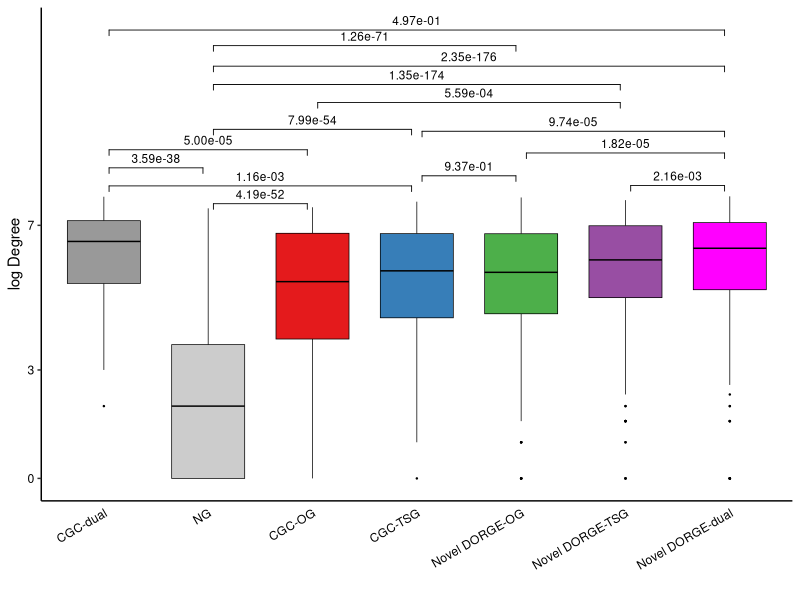
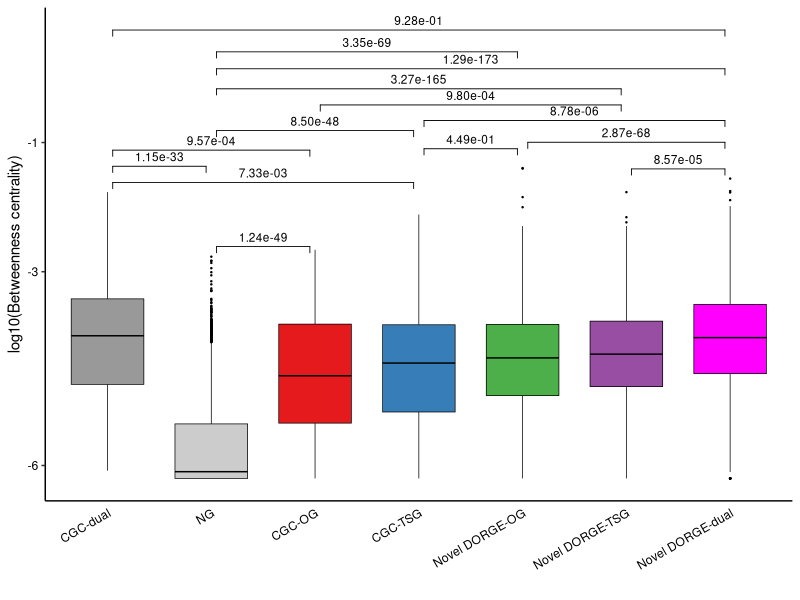
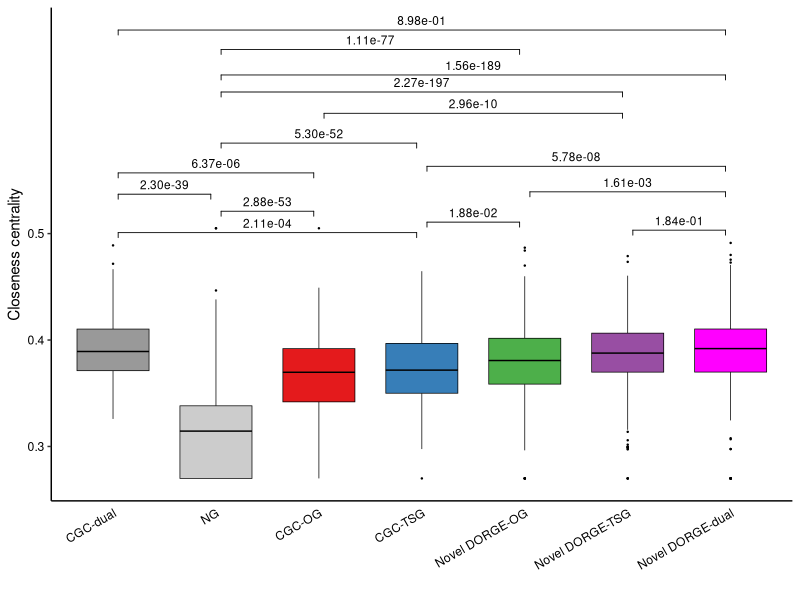

Write R code to recreate these figures, in order.
####################
##### Boxplots #####
####################

###### The boxplots for different gene categories to independently evaluate DORGE prediction.

###### Input: ../Gene_set_new.txt: Gene annotation file
###### Input: ../All_features.csv: Feature table compiled in this study
###### Input: ../DORGE_prediction.txt: DORGE prediction results
###### Input: data/BioGRID_network_node_metrics_processed.txt:  Network metrics calculated by Cytoscape (https://cytoscape.org/; Available at Evaluation_processing folder DORGE_pipeline project https://github.com/biocq/DORGE_pipeline)

###### Output: Figure_S5A_BioGRID_log_degree.pdf: Evaluation of dual-function TSG/OGs by PPI network degree
###### Output: Figure_S5B_BioGRID_betweenness.pdf: Evaluation of dual-function TSG/OGs by PPI network betweenness centrality
###### Output: Figure_S5C_BioGRID_closeness.pdf: Evaluation of dual-function TSG/OGs by PPI network closeness centrality

options(warn=-1)

### Install missing packages

installed_pkgs <- installed.packages()

pkgs <-  c("ggsignif","ggpubr")

if (length(setdiff(pkgs, installed_pkgs)) > 0) {
    install.packages(pkgs = setdiff(pkgs, installed_pkgs))
}

suppressMessages(library("ggpubr"))
suppressMessages(library(ggsignif))

TSG_threshold<-0.6233374 #FPR=0.01
OG_threshold<-0.6761319 #FPR=0.01

######### Figure S6 ABC: Network metrics in PPI network #########

#setwd("/Users/jlyu/Box\ Sync/TSGOG_Project/SA_sub/github/DORGE_paper/Figure_codes/Figure_5");
anno <- read.table("../Gene_set_new.txt", header=T, sep="\t",fill=TRUE,quote = "")
colnames(anno)<-c("Gene","TSG_core","OG_core","NG","TSG_all","OG_all");
prediction <- read.table("../DORGE_prediction.txt", header=T, sep="\t",fill=TRUE,quote = "")
anno<-cbind(anno[,c(1,4,5,6)],prediction[,2:3])
all_feature <- read.table("data/BioGRID_network_node_metrics_processed.txt", header=T, sep="\t",fill=TRUE,quote = "")
all_feature<-all_feature[,c("Gene","Gene_betweenness_centrality","Gene_closeness_centrality","Gene_Degree")]
all_feature$Gene_betweenness_centrality <- as.numeric(all_feature$Gene_betweenness_centrality)
all_feature$Gene_betweenness_centrality <- log10(all_feature$Gene_betweenness_centrality+1e-8)
all_feature$Gene_closeness_centrality <- as.numeric(all_feature$Gene_closeness_centrality)
all_feature$Gene_Degree <- as.numeric(all_feature$Gene_Degree)
all_feature$Gene_Degree <- log2(all_feature$Gene_Degree+1)

colnames(all_feature)<-c("Gene","Log10_BioGRID_betweenness","BioGRID_clossness","Log_BioGRID_degree")
index_low<-which(all_feature$Log10_BioGRID_betweenness< -6)
all_feature$Log10_BioGRID_betweenness[index_low]<-(all_feature$Log10_BioGRID_betweenness[index_low]+6)/10-6

index_low<-which(all_feature$BioGRID_clossness<0.3)
all_feature$BioGRID_clossness[index_low]<-(all_feature$BioGRID_clossness[index_low]-0.3)/10+0.3
index_high<-which(all_feature$BioGRID_clossness>0.5)
all_feature$BioGRID_clossness[index_high]<-(all_feature$BioGRID_clossness[index_high]-0.5)/100+0.5

index_high<-which(all_feature$Log_BioGRID_degree>7)
all_feature$Log_BioGRID_degree[index_high]<-(all_feature$Log_BioGRID_degree[index_high]-7)/5+7

index<-rep("Other",nrow(anno))
index_NG<-which(anno$NG=="1")
index_pOG<-which(anno$OG_probability> OG_threshold & anno$TSG_probability<TSG_threshold & anno$OG_all!="1")
index_pTSG<-which(anno$TSG_probability>TSG_threshold & anno$OG_probability< OG_threshold & anno$TSG_all!="1")
index_pdual<-which((anno$OG_all=="1" & anno$TSG_all!="1" & anno$TSG_probability>TSG_threshold)|(anno$TSG_all=="1" & anno$OG_all!="1" & anno$OG_probability> OG_threshold)|(anno$TSG_all!="1" & anno$OG_all!="1" & anno$TSG_probability>TSG_threshold & anno$OG_probability> OG_threshold))
index_TSG<-which(anno$TSG_all=="1" & anno$OG_all!="1")
index_OG<-which(anno$OG_all=="1" & anno$TSG_all!="1")
index_dual<-which(anno$OG_all=="1" & anno$TSG_all=="1")

index[index_NG]<-"NG"
index[index_pOG]<-"Novel DORGE-OG"
index[index_pTSG]<-"Novel DORGE-TSG"
index[index_TSG]<-"CGC-TSG"
index[index_OG]<-"CGC-OG"
index[index_pdual]<-"Novel DORGE-dual"
index[index_dual]<-"CGC-dual"

dat2<-cbind(all_feature,index)
dat3<-dat2[dat2$index!="Other",]
dat3$index<-factor(dat3$index, levels=c("CGC-dual","NG","CGC-OG","CGC-TSG","Novel DORGE-OG","Novel DORGE-TSG","Novel DORGE-dual"))

pdf("Raw_figures/Figure_S5A_BioGRID_log_degree.pdf", family="ArialMT", width=2.85, height=5) #Degree
p<-ggboxplot(data = dat3,x = "index", y="Log_BioGRID_degree",color="black",fill="index", palette = rev(c("#FF00FF","#984EA3","#4DAF4A","#377EB8","#E41A1C","#CCCCCC","#999999")),outlier.size=0.2,width=0.7,lwd=0.25)+scale_y_continuous(breaks = c(0,3,7),labels = c("0","3","7"))+ labs(x = "", y = "log Degree") + theme_bw() + theme(axis.ticks.x=element_blank(),axis.text.y = element_text(hjust = 1, colour = "black"),axis.text.x = element_text(angle = 30, hjust = 1, colour = "black"), panel.border = element_blank(), panel.grid.major = element_blank(), panel.grid.minor = element_blank(),panel.background = element_blank(), axis.line = element_line(colour = "black"))+ guides(fill=FALSE)
p<-p+geom_signif(y_position=c(max(max(dat3[dat3$index=="CGC-dual","Log_BioGRID_degree"]),max(dat3[dat3$index=="NG","Log_BioGRID_degree"]))+0.8, max(max(dat3[dat3$index=="CGC-dual","Log_BioGRID_degree"]),max(dat3[dat3$index=="CGC-OG","Log_BioGRID_degree"]))+1.3),xmin=c(1.05,1.05), xmax=c(1.95,2.95),annotation=c(formatC(wilcox.test(dat3[dat3$index=="CGC-dual","Log_BioGRID_degree"],dat3[dat3$index=="NG","Log_BioGRID_degree"],alternative = "two.sided")$p.value, format = "e", digits = 2), formatC(wilcox.test(dat3[dat3$index=="CGC-dual","Log_BioGRID_degree"],dat3[dat3$index=="CGC-OG","Log_BioGRID_degree"],alternative = "two.sided")$p.value, format = "e", digits = 2)), tip_length=0.02,size=0.3,textsize =3)
p<-p+geom_signif(y_position=c(max(max(dat3[dat3$index=="CGC-dual","Log_BioGRID_degree"]),max(dat3[dat3$index=="CGC-TSG","Log_BioGRID_degree"]))+0.3, max(max(dat3[dat3$index=="CGC-OG","Log_BioGRID_degree"]),max(dat3[dat3$index=="NG","Log_BioGRID_degree"]))+0.1),xmin=c(1.05,2.05), xmax=c(3.95,2.95),annotation=c(formatC(wilcox.test(dat3[dat3$index=="CGC-dual","Log_BioGRID_degree"],dat3[dat3$index=="CGC-TSG","Log_BioGRID_degree"],alternative = "two.sided")$p.value, format = "e", digits = 2), formatC(wilcox.test(dat3[dat3$index=="CGC-OG","Log_BioGRID_degree"],dat3[dat3$index=="NG","Log_BioGRID_degree"],alternative = "two.sided")$p.value, format = "e", digits = 2)), tip_length=0.02,size=0.3,textsize =3)
p<-p+geom_signif(y_position=c(max(max(dat3[dat3$index=="Novel DORGE-dual","Log_BioGRID_degree"]),max(dat3[dat3$index=="Novel DORGE-OG","Log_BioGRID_degree"]))+1.2, max(max(dat3[dat3$index=="Novel DORGE-dual","Log_BioGRID_degree"]),max(dat3[dat3$index=="Novel DORGE-TSG","Log_BioGRID_degree"]))+0.3),xmin=c(5.05,6.05), xmax=c(6.95,6.95),annotation=c(formatC(wilcox.test(dat3[dat3$index=="Novel DORGE-dual","Log_BioGRID_degree"],dat3[dat3$index=="Novel DORGE-OG","Log_BioGRID_degree"],alternative = "two.sided")$p.value, format = "e", digits = 2), formatC(wilcox.test(dat3[dat3$index=="Novel DORGE-dual","Log_BioGRID_degree"],dat3[dat3$index=="Novel DORGE-TSG","Log_BioGRID_degree"],alternative = "two.sided")$p.value, format = "e", digits = 2)), tip_length=0.02,size=0.3,textsize =3)
p<-p+geom_signif(y_position=c(max(max(dat3[dat3$index=="Novel DORGE-OG","Log_BioGRID_degree"]),max(dat3[dat3$index=="CGC-TSG","Log_BioGRID_degree"]))+0.6, max(max(dat3[dat3$index=="CGC-TSG","Log_BioGRID_degree"]),max(dat3[dat3$index=="NG","Log_BioGRID_degree"]))+2.0),xmin=c(4.05,2.05), xmax=c(4.95,3.95),annotation=c(formatC(wilcox.test(dat3[dat3$index=="Novel DORGE-OG","Log_BioGRID_degree"],dat3[dat3$index=="CGC-TSG","Log_BioGRID_degree"],alternative = "two.sided")$p.value, format = "e", digits = 2), formatC(wilcox.test(dat3[dat3$index=="CGC-TSG","Log_BioGRID_degree"],dat3[dat3$index=="NG","Log_BioGRID_degree"],alternative = "two.sided")$p.value, format = "e", digits = 2)), tip_length=0.02,size=0.3,textsize =3)

p<-p+geom_signif(y_position=c(max(max(dat3[dat3$index=="Novel DORGE-TSG","Log_BioGRID_degree"]),max(dat3[dat3$index=="CGC-OG","Log_BioGRID_degree"]))+2.7, max(max(dat3[dat3$index=="Novel DORGE-TSG","Log_BioGRID_degree"]),max(dat3[dat3$index=="NG","Log_BioGRID_degree"]))+3.2),xmin=c(3.05,2.05), xmax=c(5.95,5.95),annotation=c(formatC(wilcox.test(dat3[dat3$index=="Novel DORGE-TSG","Log_BioGRID_degree"],dat3[dat3$index=="CGC-OG","Log_BioGRID_degree"],alternative = "two.sided")$p.value, format = "e", digits = 2), formatC(wilcox.test(dat3[dat3$index=="Novel DORGE-TSG","Log_BioGRID_degree"],dat3[dat3$index=="NG","Log_BioGRID_degree"],alternative = "two.sided")$p.value, format = "e", digits = 2)), tip_length=0.02,size=0.3,textsize =3)
p<-p+geom_signif(y_position=c(max(max(dat3[dat3$index=="Novel DORGE-OG","Log_BioGRID_degree"]),max(dat3[dat3$index=="NG","Log_BioGRID_degree"]))+4.2, max(max(dat3[dat3$index=="Novel DORGE-dual","Log_BioGRID_degree"]),max(dat3[dat3$index=="NG","Log_BioGRID_degree"]))+3.6),xmin=c(2.05,2.05), xmax=c(4.95,6.95),annotation=c(formatC(wilcox.test(dat3[dat3$index=="Novel DORGE-OG","Log_BioGRID_degree"],dat3[dat3$index=="NG","Log_BioGRID_degree"],alternative = "two.sided")$p.value, format = "e", digits = 2), formatC(wilcox.test(dat3[dat3$index=="Novel DORGE-dual","Log_BioGRID_degree"],dat3[dat3$index=="NG","Log_BioGRID_degree"],alternative = "two.sided")$p.value, format = "e", digits = 2)), tip_length=0.02,size=0.3,textsize =3)
p<-p+geom_signif(y_position=c(max(max(dat3[dat3$index=="Novel DORGE-dual","Log_BioGRID_degree"]),max(dat3[dat3$index=="CGC-dual","Log_BioGRID_degree"]))+4.6, max(max(dat3[dat3$index=="Novel DORGE-dual","Log_BioGRID_degree"]),max(dat3[dat3$index=="CGC-TSG","Log_BioGRID_degree"]))+1.8),xmin=c(1.05,4.05), xmax=c(6.95,6.95),annotation=c(formatC(wilcox.test(dat3[dat3$index=="Novel DORGE-dual","Log_BioGRID_degree"],dat3[dat3$index=="CGC-dual","Log_BioGRID_degree"],alternative = "two.sided")$p.value, format = "e", digits = 2), formatC(wilcox.test(dat3[dat3$index=="Novel DORGE-dual","Log_BioGRID_degree"],dat3[dat3$index=="CGC-TSG","Log_BioGRID_degree"],alternative = "two.sided")$p.value, format = "e", digits = 2)), tip_length=0.02,size=0.3,textsize =3)
p
garbage <- dev.off()

# Column: 1 CGCdual  2 NG  3 CGCOG  4 CGCTSG  5 Novel DORGEOG  6 Novel DORGETSG  7 Novel DORGEdual
#CGC-dual NG; CGC-dual CGC-OG
#CGC-dual CGC-TSG; CGC-OG NG
#Novel DORGE-dual Novel DORGE-OG; Novel DORGE-dual Novel DORGE-TSG
#Novel DORGE-OG CGC-TSG; CGC-TSG NG
#Novel DORGE-TSG CGC-OG; Novel DORGE-TSG NG
#Novel DORGE-OG NG; Novel DORGE-dual NG
#Novel DORGE-dual CGC-dual; Novel DORGE-dual CGC-TSG

pdf("Raw_figures/Figure_S5B_BioGRID_betweenness.pdf", family="ArialMT", width=2.85, height=5) #Betweenness Centrality
p<-ggboxplot(data = dat3,x = "index", y="Log10_BioGRID_betweenness",color="black",fill="index", palette = rev(c("#FF00FF","#984EA3","#4DAF4A","#377EB8","#E41A1C","#CCCCCC","#999999")),outlier.size=0.2,width=0.7,lwd=0.25)+scale_y_continuous(breaks = c(-6,-3,-1),labels = c("-6","-3","-1"))+ labs(x = "", y = "log10(Betweenness centrality)") + theme_bw() + theme(axis.ticks.x=element_blank(),axis.text.y = element_text(hjust = 1, colour = "black"),axis.text.x = element_text(angle = 30, hjust = 1, colour = "black"), panel.border = element_blank(), panel.grid.major = element_blank(), panel.grid.minor = element_blank(),panel.background = element_blank(), axis.line = element_line(colour = "black"))+ guides(fill=FALSE)
p<-p+geom_signif(y_position=c(max(max(dat3[dat3$index=="CGC-dual","Log10_BioGRID_betweenness"]),max(dat3[dat3$index=="NG","Log10_BioGRID_betweenness"]))+0.8/2, max(max(dat3[dat3$index=="CGC-dual","Log10_BioGRID_betweenness"]),max(dat3[dat3$index=="CGC-OG","Log10_BioGRID_betweenness"]))+1.3/2),xmin=c(1.05,1.05), xmax=c(1.95,2.95),annotation=c(formatC(wilcox.test(dat3[dat3$index=="CGC-dual","Log10_BioGRID_betweenness"],dat3[dat3$index=="NG","Log10_BioGRID_betweenness"],alternative = "two.sided")$p.value, format = "e", digits = 2), formatC(wilcox.test(dat3[dat3$index=="CGC-dual","Log10_BioGRID_betweenness"],dat3[dat3$index=="CGC-OG","Log10_BioGRID_betweenness"],alternative = "two.sided")$p.value, format = "e", digits = 2)), tip_length=0.02,size=0.3,textsize =3)
p<-p+geom_signif(y_position=c(max(max(dat3[dat3$index=="CGC-dual","Log10_BioGRID_betweenness"]),max(dat3[dat3$index=="CGC-TSG","Log10_BioGRID_betweenness"]))+0.3/2, max(max(dat3[dat3$index=="CGC-OG","Log10_BioGRID_betweenness"]),max(dat3[dat3$index=="NG","Log10_BioGRID_betweenness"]))+0.1/2),xmin=c(1.05,2.05), xmax=c(3.95,2.95),annotation=c(formatC(wilcox.test(dat3[dat3$index=="CGC-dual","Log10_BioGRID_betweenness"],dat3[dat3$index=="CGC-TSG","Log10_BioGRID_betweenness"],alternative = "two.sided")$p.value, format = "e", digits = 2), formatC(wilcox.test(dat3[dat3$index=="CGC-OG","Log10_BioGRID_betweenness"],dat3[dat3$index=="NG","Log10_BioGRID_betweenness"],alternative = "two.sided")$p.value, format = "e", digits = 2)), tip_length=0.02,size=0.3,textsize =3)
p<-p+geom_signif(y_position=c(max(max(dat3[dat3$index=="Novel DORGE-dual","Log10_BioGRID_betweenness"]),max(dat3[dat3$index=="Novel DORGE-OG","Log10_BioGRID_betweenness"]))+0.8/2, max(max(dat3[dat3$index=="Novel DORGE-dual","Log10_BioGRID_betweenness"]),max(dat3[dat3$index=="Novel DORGE-TSG","Log10_BioGRID_betweenness"]))+0.3/2),xmin=c(5.05,6.05), xmax=c(6.95,6.95),annotation=c(formatC(wilcox.test(dat3[dat3$index=="Novel DORGE-dual","Log10_BioGRID_betweenness"],dat3[dat3$index=="Novel DORGE-OG","BioGRID_betweenness"],alternative = "two.sided")$p.value, format = "e", digits = 2), formatC(wilcox.test(dat3[dat3$index=="Novel DORGE-dual","Log10_BioGRID_betweenness"],dat3[dat3$index=="Novel DORGE-TSG","Log10_BioGRID_betweenness"],alternative = "two.sided")$p.value, format = "e", digits = 2)), tip_length=0.02,size=0.3,textsize =3)
p<-p+geom_signif(y_position=c(max(max(dat3[dat3$index=="Novel DORGE-OG","Log10_BioGRID_betweenness"]),max(dat3[dat3$index=="CGC-TSG","Log10_BioGRID_betweenness"]))+0.6/2, max(max(dat3[dat3$index=="CGC-TSG","Log10_BioGRID_betweenness"]),max(dat3[dat3$index=="NG","Log10_BioGRID_betweenness"]))+2.6/2),xmin=c(4.05,2.05), xmax=c(4.95,3.95),annotation=c(formatC(wilcox.test(dat3[dat3$index=="Novel DORGE-OG","Log10_BioGRID_betweenness"],dat3[dat3$index=="CGC-TSG","Log10_BioGRID_betweenness"],alternative = "two.sided")$p.value, format = "e", digits = 2), formatC(wilcox.test(dat3[dat3$index=="CGC-TSG","Log10_BioGRID_betweenness"],dat3[dat3$index=="NG","Log10_BioGRID_betweenness"],alternative = "two.sided")$p.value, format = "e", digits = 2)), tip_length=0.02,size=0.3,textsize =3)

p<-p+geom_signif(y_position=c(max(max(dat3[dat3$index=="Novel DORGE-TSG","Log10_BioGRID_betweenness"]),max(dat3[dat3$index=="CGC-OG","Log10_BioGRID_betweenness"]))+2.7/2, max(max(dat3[dat3$index=="Novel DORGE-TSG","Log10_BioGRID_betweenness"]),max(dat3[dat3$index=="NG","Log10_BioGRID_betweenness"]))+3.2/2),xmin=c(3.05,2.05), xmax=c(5.95,5.95),annotation=c(formatC(wilcox.test(dat3[dat3$index=="Novel DORGE-TSG","Log10_BioGRID_betweenness"],dat3[dat3$index=="CGC-OG","Log10_BioGRID_betweenness"],alternative = "two.sided")$p.value, format = "e", digits = 2), formatC(wilcox.test(dat3[dat3$index=="Novel DORGE-TSG","Log10_BioGRID_betweenness"],dat3[dat3$index=="NG","Log10_BioGRID_betweenness"],alternative = "two.sided")$p.value, format = "e", digits = 2)), tip_length=0.02,size=0.3,textsize =3)
p<-p+geom_signif(y_position=c(max(max(dat3[dat3$index=="Novel DORGE-OG","Log10_BioGRID_betweenness"]),max(dat3[dat3$index=="NG","Log10_BioGRID_betweenness"]))+3.6/2, max(max(dat3[dat3$index=="Novel DORGE-dual","Log10_BioGRID_betweenness"]),max(dat3[dat3$index=="NG","Log10_BioGRID_betweenness"]))+3.4/2),xmin=c(2.05,2.05), xmax=c(4.95,6.95),annotation=c(formatC(wilcox.test(dat3[dat3$index=="Novel DORGE-OG","Log10_BioGRID_betweenness"],dat3[dat3$index=="NG","Log10_BioGRID_betweenness"],alternative = "two.sided")$p.value, format = "e", digits = 2), formatC(wilcox.test(dat3[dat3$index=="Novel DORGE-dual","Log10_BioGRID_betweenness"],dat3[dat3$index=="NG","Log10_BioGRID_betweenness"],alternative = "two.sided")$p.value, format = "e", digits = 2)), tip_length=0.02,size=0.3,textsize =3)
p<-p+geom_signif(y_position=c(max(max(dat3[dat3$index=="Novel DORGE-dual","Log10_BioGRID_betweenness"]),max(dat3[dat3$index=="CGC-dual","Log10_BioGRID_betweenness"]))+4.6/2, max(max(dat3[dat3$index=="Novel DORGE-dual","Log10_BioGRID_betweenness"]),max(dat3[dat3$index=="CGC-TSG","Log10_BioGRID_betweenness"]))+1.8/2),xmin=c(1.05,4.05), xmax=c(6.95,6.95),annotation=c(formatC(wilcox.test(dat3[dat3$index=="Novel DORGE-dual","Log10_BioGRID_betweenness"],dat3[dat3$index=="CGC-dual","Log10_BioGRID_betweenness"],alternative = "two.sided")$p.value, format = "e", digits = 2), formatC(wilcox.test(dat3[dat3$index=="Novel DORGE-dual","Log10_BioGRID_betweenness"],dat3[dat3$index=="CGC-TSG","Log10_BioGRID_betweenness"],alternative = "two.sided")$p.value, format = "e", digits = 2)), tip_length=0.02,size=0.3,textsize =3)
p
garbage <- dev.off()

pdf("Raw_figures/Figure_S5C_BioGRID_closeness.pdf", family="ArialMT", width=2.85, height=5) #Closeness Centrality
p<-ggboxplot(data = dat3,x = "index", y="BioGRID_clossness",color="black",fill="index", palette = rev(c("#FF00FF","#984EA3","#4DAF4A","#377EB8","#E41A1C","#CCCCCC","#999999")),outlier.size=0.2,width=0.7,lwd=0.25)+scale_y_continuous(breaks = c(0.3,0.4,0.5),labels = c("0.3","0.4","0.5"))+ labs(x = "", y = "Closeness centrality") + theme_bw() + theme(axis.ticks.x=element_blank(),axis.text.y = element_text(hjust = 1, colour = "black"),axis.text.x = element_text(angle = 30, hjust = 1, colour = "black"), panel.border = element_blank(), panel.grid.major = element_blank(), panel.grid.minor = element_blank(),panel.background = element_blank(), axis.line = element_line(colour = "black"))+ guides(fill=FALSE)
p<-p+geom_signif(y_position=c(max(max(dat3[dat3$index=="CGC-dual","BioGRID_clossness"]),max(dat3[dat3$index=="NG","BioGRID_clossness"]))+0.8/25, max(max(dat3[dat3$index=="CGC-dual","BioGRID_clossness"]),max(dat3[dat3$index=="CGC-OG","BioGRID_clossness"]))+1.3/25),xmin=c(1.05,1.05), xmax=c(1.95,2.95),annotation=c(formatC(wilcox.test(dat3[dat3$index=="CGC-dual","BioGRID_clossness"],dat3[dat3$index=="NG","BioGRID_clossness"],alternative = "two.sided")$p.value, format = "e", digits = 2), formatC(wilcox.test(dat3[dat3$index=="CGC-dual","BioGRID_clossness"],dat3[dat3$index=="CGC-OG","BioGRID_clossness"],alternative = "two.sided")$p.value, format = "e", digits = 2)), tip_length=0.02,size=0.3,textsize =3)
p<-p+geom_signif(y_position=c(max(max(dat3[dat3$index=="CGC-dual","BioGRID_clossness"]),max(dat3[dat3$index=="CGC-TSG","BioGRID_clossness"]))+0.3/25, max(max(dat3[dat3$index=="CGC-OG","BioGRID_clossness"]),max(dat3[dat3$index=="NG","BioGRID_clossness"]))+0.4/25),xmin=c(1.05,2.05), xmax=c(3.95,2.95),annotation=c(formatC(wilcox.test(dat3[dat3$index=="CGC-dual","BioGRID_clossness"],dat3[dat3$index=="CGC-TSG","BioGRID_clossness"],alternative = "two.sided")$p.value, format = "e", digits = 2), formatC(wilcox.test(dat3[dat3$index=="CGC-OG","BioGRID_clossness"],dat3[dat3$index=="NG","BioGRID_clossness"],alternative = "two.sided")$p.value, format = "e", digits = 2)), tip_length=0.02,size=0.3,textsize =3)
p<-p+geom_signif(y_position=c(max(max(dat3[dat3$index=="Novel DORGE-dual","BioGRID_clossness"]),max(dat3[dat3$index=="Novel DORGE-OG","BioGRID_clossness"]))+1.2/25, max(max(dat3[dat3$index=="Novel DORGE-dual","BioGRID_clossness"]),max(dat3[dat3$index=="Novel DORGE-TSG","BioGRID_clossness"]))+0.3/25),xmin=c(5.05,6.05), xmax=c(6.95,6.95),annotation=c(formatC(wilcox.test(dat3[dat3$index=="Novel DORGE-dual","BioGRID_clossness"],dat3[dat3$index=="Novel DORGE-OG","BioGRID_clossness"],alternative = "two.sided")$p.value, format = "e", digits = 2), formatC(wilcox.test(dat3[dat3$index=="Novel DORGE-dual","BioGRID_clossness"],dat3[dat3$index=="Novel DORGE-TSG","BioGRID_clossness"],alternative = "two.sided")$p.value, format = "e", digits = 2)), tip_length=0.02,size=0.3,textsize =3)
p<-p+geom_signif(y_position=c(max(max(dat3[dat3$index=="Novel DORGE-OG","BioGRID_clossness"]),max(dat3[dat3$index=="CGC-TSG","BioGRID_clossness"]))+0.6/25, max(max(dat3[dat3$index=="CGC-TSG","BioGRID_clossness"]),max(dat3[dat3$index=="NG","BioGRID_clossness"]))+2.0/25),xmin=c(4.05,2.05), xmax=c(4.95,3.95),annotation=c(formatC(wilcox.test(dat3[dat3$index=="Novel DORGE-OG","BioGRID_clossness"],dat3[dat3$index=="CGC-TSG","BioGRID_clossness"],alternative = "two.sided")$p.value, format = "e", digits = 2), formatC(wilcox.test(dat3[dat3$index=="CGC-TSG","BioGRID_clossness"],dat3[dat3$index=="NG","BioGRID_clossness"],alternative = "two.sided")$p.value, format = "e", digits = 2)), tip_length=0.02,size=0.3,textsize =3)

p<-p+geom_signif(y_position=c(max(max(dat3[dat3$index=="Novel DORGE-TSG","BioGRID_clossness"]),max(dat3[dat3$index=="CGC-OG","BioGRID_clossness"]))+2.7/25, max(max(dat3[dat3$index=="Novel DORGE-TSG","BioGRID_clossness"]),max(dat3[dat3$index=="NG","BioGRID_clossness"]))+3.2/25),xmin=c(3.05,2.05), xmax=c(5.95,5.95),annotation=c(formatC(wilcox.test(dat3[dat3$index=="Novel DORGE-TSG","BioGRID_clossness"],dat3[dat3$index=="CGC-OG","BioGRID_clossness"],alternative = "two.sided")$p.value, format = "e", digits = 2), formatC(wilcox.test(dat3[dat3$index=="Novel DORGE-TSG","BioGRID_clossness"],dat3[dat3$index=="NG","BioGRID_clossness"],alternative = "two.sided")$p.value, format = "e", digits = 2)), tip_length=0.02,size=0.3,textsize =3)
p<-p+geom_signif(y_position=c(max(max(dat3[dat3$index=="Novel DORGE-OG","BioGRID_clossness"]),max(dat3[dat3$index=="NG","BioGRID_clossness"]))+4.2/25, max(max(dat3[dat3$index=="Novel DORGE-dual","BioGRID_clossness"]),max(dat3[dat3$index=="NG","BioGRID_clossness"]))+3.6/25),xmin=c(2.05,2.05), xmax=c(4.95,6.95),annotation=c(formatC(wilcox.test(dat3[dat3$index=="Novel DORGE-OG","BioGRID_clossness"],dat3[dat3$index=="NG","BioGRID_clossness"],alternative = "two.sided")$p.value, format = "e", digits = 2), formatC(wilcox.test(dat3[dat3$index=="Novel DORGE-dual","BioGRID_clossness"],dat3[dat3$index=="NG","BioGRID_clossness"],alternative = "two.sided")$p.value, format = "e", digits = 2)), tip_length=0.02,size=0.3,textsize =3)
p<-p+geom_signif(y_position=c(max(max(dat3[dat3$index=="Novel DORGE-dual","BioGRID_clossness"]),max(dat3[dat3$index=="CGC-dual","BioGRID_clossness"]))+5.0/25, max(max(dat3[dat3$index=="Novel DORGE-dual","BioGRID_clossness"]),max(dat3[dat3$index=="CGC-TSG","BioGRID_clossness"]))+1.8/25),xmin=c(1.05,4.05), xmax=c(6.95,6.95),annotation=c(formatC(wilcox.test(dat3[dat3$index=="Novel DORGE-dual","BioGRID_clossness"],dat3[dat3$index=="CGC-dual","BioGRID_clossness"],alternative = "two.sided")$p.value, format = "e", digits = 2), formatC(wilcox.test(dat3[dat3$index=="Novel DORGE-dual","BioGRID_clossness"],dat3[dat3$index=="CGC-TSG","BioGRID_clossness"],alternative = "two.sided")$p.value, format = "e", digits = 2)), tip_length=0.02,size=0.3,textsize =3)
p
garbage <- dev.off()
